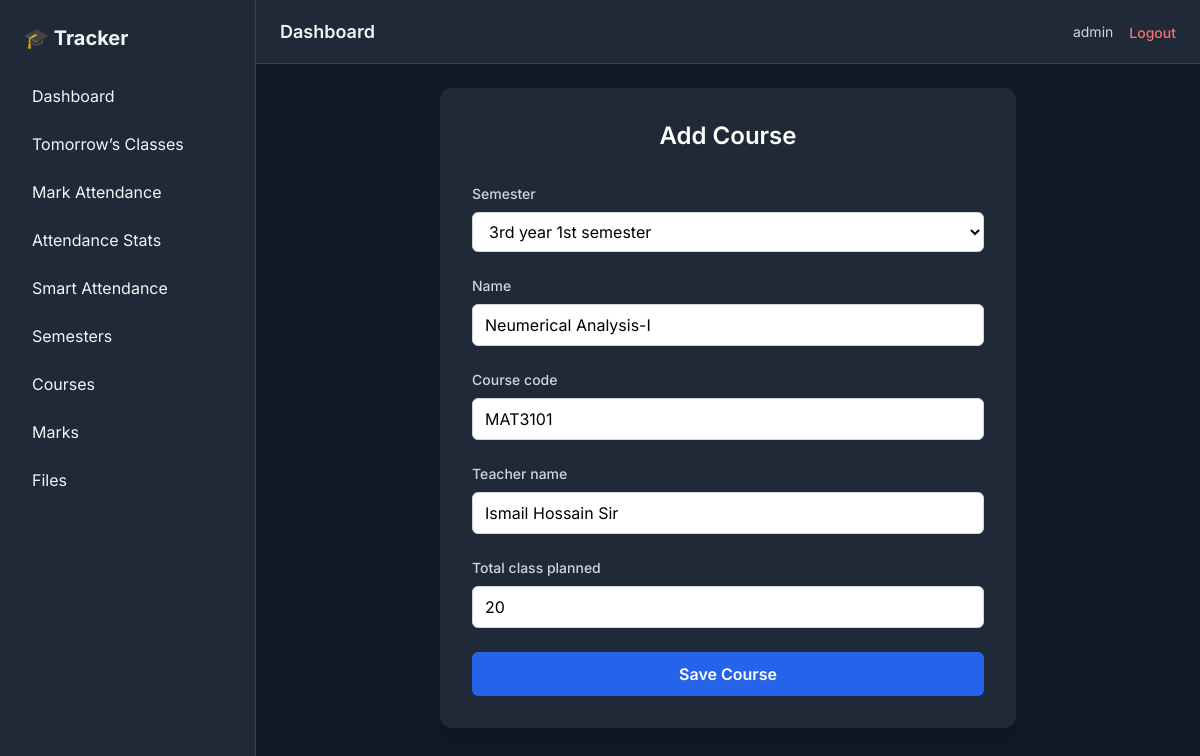
The app's page /courses/1/edit/ (signed in) with its own data.
### core/models.py (models this page shows, shortened)
class User(AbstractUser):
    email = models.EmailField(unique=True)

class Course(models.Model):
    user = models.ForeignKey(
        settings.AUTH_USER_MODEL,
        on_delete = models.CASCADE,
        related_name = 'courses'
    )
    semester = models.ForeignKey(
        Semester,
        on_delete = models.CASCADE,
        related_name = 'courses'
    )
    name = models.CharField(max_length=150)
    course_code = models.CharField(max_length=50)
    teacher_name = models.CharField(max_length=150)
    total_class_planned = models.PositiveIntegerField(default=20)
    created_at = models.DateTimeField(auto_now_add=True)
    class Meta:
        ordering = ['course_code']

### core/views.py (the view)
# urls.py: path('courses/<int:pk>/edit/', views.course_edit, name='course_edit'),
@login_required
def course_edit(request, pk):
    course = get_object_or_404(
        Course, pk=pk, user=request.user
    )
    form = CourseForm(request.POST or None, instance=course)
    form.fields['semester'].queryset = Semester.objects.filter(
        user=request.user
    )
    if form.is_valid():
        form.save()
        return redirect('course_list')
    return render(request, 'course/form.html', {'form': form})

### core/forms.py
class CourseForm(forms.ModelForm):
    class Meta:
        model = Course
        fields = [
            'semester',
            'name',
            'course_code',
            'teacher_name',
            'total_class_planned'
        ]
        widgets = {
            'semester': forms.Select(attrs={
                'class': BASE_INPUT_CLASSES
            }),
            'name': forms.TextInput(attrs={
                'class': BASE_INPUT_CLASSES,
                'placeholder': 'e.g. Data Structures'
            }),
            'course_code': forms.TextInput(attrs={
                'class': BASE_INPUT_CLASSES,
                'placeholder': 'e.g. CS201'
            }),
            'teacher_name': forms.TextInput(attrs={
                'class': BASE_INPUT_CLASSES,
                'placeholder': 'e.g. Dr. Smith'
            }),
            'total_class_planned': forms.NumberInput(attrs={
                'class': BASE_INPUT_CLASSES,
                'min': 1
            }),
        }

### core/models.py (called while the page is built)
    def __str__(self):
        return self.name

### templates/course/form.html (shortened to what this page needs)
{% extends 'base/base.html' %}
{% block content %}
<div class="max-w-xl mx-auto bg-gray-800 p-8 rounded-xl shadow-xl">
    <h2 class="text-2xl font-semibold mb-8 text-white text-center">
        Add Course
    </h2>
    <form method="post" class="space-y-6">
        {% for field in form %}
            <div>
                <label class="block text-sm font-medium text-gray-300 mb-2">
                    {{ field.label }}
                </label>
                {{ field }}
            </div>
        {% endfor %}
        <button type="submit"
            class="w-full bg-blue-600 text-white py-2.5 rounded-md font-semibold
                   hover:bg-blue-500 transition duration-200">
            Save Course
        </button>
    </form>
</div>
{% endblock %}

### templates/base/navbar.html (shortened to what this page needs)
<header class="h-16 bg-gray-800 border-b border-gray-700 flex items-center justify-between px-6">
    <h1 class="text-lg font-semibold">Dashboard</h1>
    <div class="flex items-center gap-4">
        <span class="text-sm text-gray-300">
            {{ request.user.username }}
        </span>
        <form method="post" action="{% url 'logout' %}">
            <button type="submit"
                class="text-red-400 hover:text-red-300 text-sm font-medium">
                Logout
            </button>
        </form>
    </div>
</header>

### templates/base/base.html (style rules this page uses)
body { font-family: 'Inter', sans-serif; }

### records on screen
User: user.username "admin"
Course: form "3rd year 1st semester" "Neumerical Analysis-I" "MAT3101" "Ismail Hossain Sir" "20"

### other values on screen
{{ field.label }} "Semester" "Name" "Course code" "Teacher name" "Total class planned"
